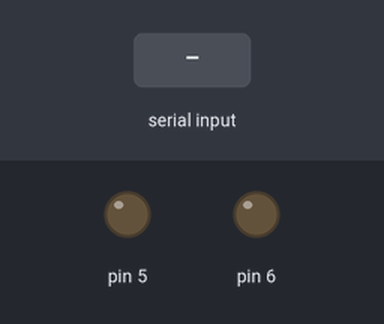
The sketch below on a simulated Arduino Uno, built with avr-gcc and run on an emulated ATmega328P. Parts: output pins drawn as LEDs (lit = HIGH). The inputs (shaded band) are chosen by the test bench.

Above: at 1.2 s.
1.3 s: "90,45\n" received over Serial
At 2.2 s:
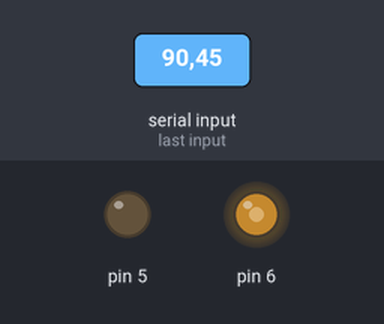
2.8 s: "g,45\n" received over Serial
4.3 s: "30,150\n" received over Serial
At 5.5 s:
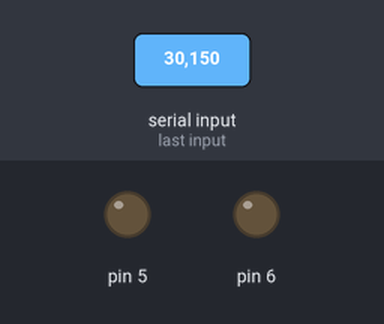
5.8 s: "5\n" received over Serial
At 6.8 s:
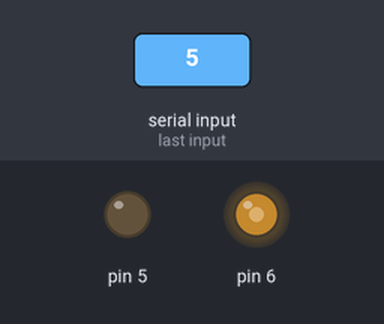
Timing chart, 0 to 8.3 s (numbered marks = the images above; inputs shaded):
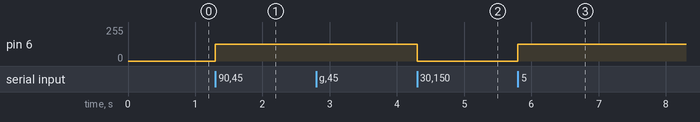

The sketch:

motor_oop.ino
```cpp
/*
#include is a "preprocessor directive", it essentially tells the compiler
"Go and get this file, copy it and and paste it in here.".
*/
#include "motor.h"

/*
#define is another preprocessor directive. It allows you to declare literals
to reuse throughout your program. Anywhere BAUD_RATE is written, it will be
replaced with 115200. includes and defines should generally be placed at the
top of your files.
*/
#define BAUD_RATE 115200

/*
Variables declared here, outside any function are globals. You will be able
to access them inside setup(), loop() or any other functions you declare.

Motor is a class declared in the file "motor.h", which we included above. Here
we created a global Motor object so that we can use it in the loop() function.
The Motor class needs two pin numbers as arguments, both of which need to be
PWM capable.

Arduino Uno PWM pins: 3, 5, 6, 9, 10, 11
*/
Motor motor = Motor(5, 6);

/*
In an Arduino program, the setup() function is called once when the Arduino
first starts. The loop() function is then called repeatedly. One should put
their one time setup code (initialising or calibrating sensors, etc) in the
setup() function and their code to be run at every time step (reading sensor
values, updating motor speeds, etc) in the loop() function.
*/
void setup() {
    /*
    The Serial object allows the Arduino to communicate through a binary stream
    over either the RX and TX (receiving and transmitting) pins, 0 and 1 or the
    USB port.
    */
    Serial.begin(BAUD_RATE);
}

/*
Once the setup() function has been called once, the Arduino will simply run
loop() repeatedly.
*/
void loop() {
    /*
    Read incoming serial data, handling character commands. 3 commands are
    specified:
        s - Stop the motor.
        g - Start the motor.
        number - Set the motor to (number * 10)% speed. e.g. 9 => 90% speed.
    */
    while (Serial.available()) {
        char input = Serial.read();

        if (input == 's') {
            motor.stop();
        }
        else if (input == 'g') {
            motor.drive(100);
        }
        else if (isDigit(input)) {
            motor.drive((input - '0') * 10);
        }
    }
}
```

motor.cpp
```cpp
/*
This is a C++ source code file, and contains the implementations for the
functions declared in motor.h. The convention is to have matching .h and
.cpp or .c files, with the .h files containing the declarations and the
.cpp files containing the implementations.
*/

/*
Arduino.h provides the Arduino standard library. It is automatically included
in your main .ino file, but if you want to access its functions in other files,
you'll need to include it manually.

We use <> instead of "" around this include because it is a system library
rather than a local file in the same folder.

This file uses the Arduino functions
    pinMode, to set up pins for writing to drive the motor.
    digitalWrite, to turn on and off pin outputs.
    analogWrite, to set the PWM value of pin outputs.
    map, to map values from one number range to another.
    abs, to get the absolute value of numbers.
*/
#include <Arduino.h>

/*
We include motor.h to bring the Motor class into scope so that we can implement
it's methods, such as when we implement Motor::drive, the drive(int speed)
function declared in motor.h.
*/
#include "motor.h"

Motor::Motor(int pin1, int pin2) {
    pin_1 = pin1;
    pin_2 = pin2;

    pinMode(pin_1, OUTPUT);
    pinMode(pin_2, OUTPUT);
}

/*
To drive the motor, we need to set one pin LOW (off) and write a PWM signal
to the other. This PWM signal is a "duty cycle"; it indicates, as a
proportion of 255, how much of the time the pin should be on for. If the
duty cycle is 1 (i.e. 255/255), the motor will be at full speed. If it is
50% (128/255), the motor will be at half speed, etc.

This function takes in a speed from -100 to 100, using the sign as a direction
(i.e. a negative number will cause the motor to spin backward) and the magnitude
as a percentage of full speed.
*/
void Motor::drive(int speed) {
    if (speed == 0) {
        stop();
    }
    else {
        bool direction;
        if (speed < 0) {
            direction = false;
        }
        else {
            direction = true;
        }

        speed = map(abs(speed), 0, 100, 0, 255);

        if (direction) {
            digitalWrite(pin_1, LOW);
            analogWrite(pin_2, speed);
        }
        else {
            analogWrite(pin_1, speed);
            digitalWrite(pin_2, LOW);
        }
    }
}

void Motor::stop() {
    digitalWrite(pin_1, LOW);
    digitalWrite(pin_2, LOW);
}
```

motor.h
```cpp
/*
This is a header file, denoted by the .h extension. This contains the
declarations for the Motor class, that is the outline of the functionality
which the Motor will implement, but not the actual implementation.
*/

/*
This is a header guard, which prevents us from declaring the class more than
once. The #ifndef directive means that the preprocessor will only parse what
follows if the following flag is undefined. In this case, the first time the
file is inluded _MOTOR_H will be undefined, so the preprocessor will include
the file once. Future attempts to include this file will then find that
_MOTOR_H is already defined, so will skip defining it.
*/
#ifndef _MOTOR_H
#define _MOTOR_H

class Motor {
    public:
        int pin_1, pin_2;

    Motor(int pin1, int pin2);
    void drive(int speed);
    void stop();
};

#endif // _MOTOR_H
```

Measured:
- after the input at 1.3 s, pin 6: 0/255 → 127/255 at once
- after the input at 4.3 s, pin 6: 127/255 → 0/255 at once
- after the input at 5.8 s, pin 6: 0/255 → 127/255 at once
